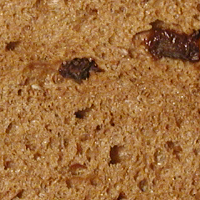
#> input picture kth/kth_test/0/48a-scale_10_im_3_col.png, 200 x 200 px, given as the content of the folder sad_train/, which was not available
$ python process.py
#> lines starting #> are read from the running program, lines starting #| are printed output that depends on the picture; pictures that were not available may be replaced by others from this repository, and a replacement may not be noted
import argparse
import time

from PIL import Image
import os

import numpy as np

IH = 128
IW = 128

OUT_F = '1_train.txt'
SRC_P = 'sad_train/'

with open(OUT_F, 'w') as fout:
    for root, ds, fs in os.walk(SRC_P):
        for f in fs:
            image = Image.open(SRC_P + f).convert('L')  # 用PIL中的Image.open打开图像
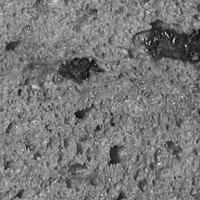
#> image: PIL image 200x200 L; min 9, max 239, mean 119.9
            image = image.resize((IH, IW))
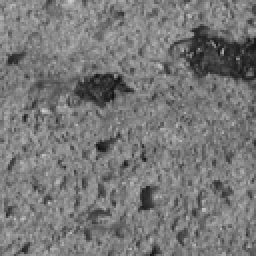
#> image: PIL image 128x128 L (shown 2 times larger); min 14, max 207, mean 119.9
            image_arr = np.array(image)  # 转化成numpy数组
            # image_arr = image_arr / 255
            image_arr = image_arr.reshape(-1)
#> image_arr = 16384 values, max 207 at index 7061, min 14 at index 5051, mean 119.9
            for i in image_arr:
                fout.write(str(i) + ' ')
#> this loop made 16384 passes
#> i on passes 1 to 3: 148, 145, 137
            fout.write('\n')

$ run again, on kth/kth_test/0/48a-scale_10_im_4_col.png
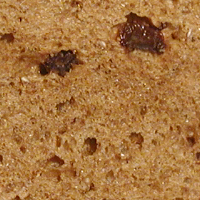
#> input picture kth/kth_test/0/48a-scale_10_im_4_col.png, 200 x 200 px, given as the content of the folder sad_train/, which was not available
#> `image = Image.open(SRC_P + f).convert('L')`:
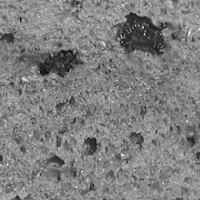
#> image: PIL image 200x200 L; min 14, max 246, mean 127.6
#> `image = image.resize((IH, IW))`:
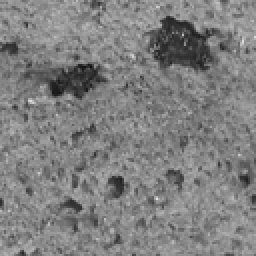
#> image: PIL image 128x128 L (shown 2 times larger); min 12, max 225, mean 127.6
#> image_arr = 16384 values, max 225 at index 12750, min 12 at index 4269, mean 127.6
#> the loop `for i in image_arr:` made 16384 passes
#> i on passes 1 to 3: 144, 149, 143

$ run again, on kth/kth_test/0/48a-scale_2_im_12_col.png
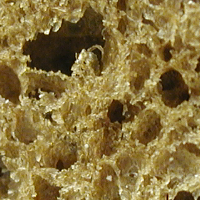
#> input picture kth/kth_test/0/48a-scale_2_im_12_col.png, 200 x 200 px, given as the content of the folder sad_train/, which was not available
#> `image = Image.open(SRC_P + f).convert('L')`:
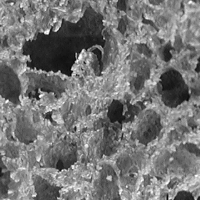
#> image: PIL image 200x200 L; min 5, max 255, mean 117.1
#> `image = image.resize((IH, IW))`:
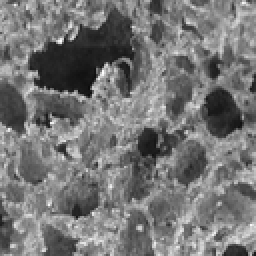
#> image: PIL image 128x128 L (shown 2 times larger); min 12, max 255, mean 117.1
#> image_arr = 16384 values, max 255 at index 4659, min 12 at index 5548, mean 117.1
#> the loop `for i in image_arr:` made 16384 passes
#> i on passes 1 to 3: 161, 153, 145
